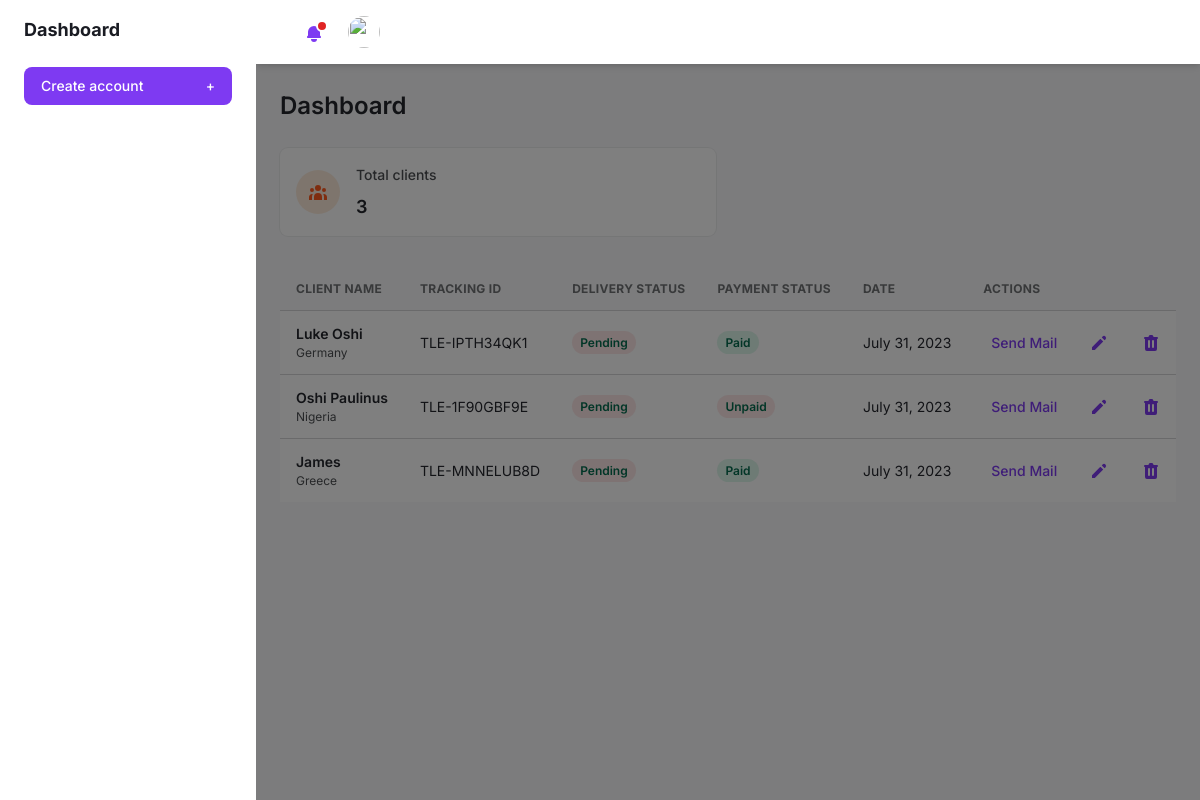
The page /dashboard (signed in) on the database its author committed.
### base/models.py (models this page shows, shortened)
class Delivery(models.Model):
    sender_name = models.CharField(max_length=200, null=True)
    sender_address = models.CharField(max_length=200, null=True)
    sender_email = models.EmailField(null=True, blank=True)
    sender_phone = models.CharField(max_length=20)
    receivers_name = models.CharField(max_length=200, null=True)
    receivers_email = models.EmailField(null=True, blank=True)
    receivers_phone = models.CharField(max_length=20)
    receivers_address = models.CharField(max_length=255, null=True, blank=True)
    destination_country = models.CharField(max_length=200, null=True)
    delivery_status= models.CharField(max_length=120, default='Not Yet Shipped', choices= ORDER_STATUS_CHOICES)
    payment_status = models.CharField(max_length=120, default='Unpaid', choices= PAYMENT_STATUS_CHOICES)
    clearance_cost = models.DecimalField(default=0.0, max_digits=10000, decimal_places=2)
    insurance = models.DecimalField(default=0.0, max_digits=10000, decimal_places=2)
    delivery_date = models.DateField(null=True)
    tracking_id = models.CharField(max_length=13, null=True, blank=True, unique=True)
    created = models.DateField(auto_now=True)
    updated = models.DateField(auto_now_add=True)
    class Meta:
         ordering = ['-updated', '-created']

### base/views.py (the view)
# urls.py: path('dashboard', views.dashboard, name='dashboard'),
@login_required(login_url='login')
def dashboard(request):
    clients = Delivery.objects.all()
    return render(request, 'dashboard/index.html', {'clients': clients})

### templates/dashboard/index.html (shortened to what this page needs)
{%  load static %}
<!DOCTYPE html>
<html :class="{ 'theme-dark': dark }" x-data="data()" lang="en">
  <head>
    <link rel="stylesheet" href="{% static 'assets/css/tailwind.output.css' %}" />
    <link
      rel="stylesheet"
      href="https://cdnjs.cloudflare.com/ajax/libs/Chart.js/2.9.3/Chart.min.css"
    />
  </head>
  <body>
    <div
      class="flex h-screen bg-gray-50 dark:bg-gray-900"
      :class="{ 'overflow-hidden': isSideMenuOpen }"
    >
      <aside
        class="z-20 hidden w-64 overflow-y-auto bg-white dark:bg-gray-800 md:block flex-shrink-0"
      >
        <div class="py-4 text-gray-500 dark:text-gray-400">
          <a
            class="ml-6 text-lg font-bold text-gray-800 dark:text-gray-200"
            href="{% url 'dashboard' %}"
          >
            Dashboard
          </a>
          <div class="px-6 my-6">
            <a href="{% url 'add-client' %}" class="nav-link">
                <button
              class="flex items-center justify-between w-full px-4 py-2 text-sm font-medium leading-5 text-white transition-colors duration-150 bg-purple-600 border border-transparent rounded-lg active:bg-purple-600 hover:bg-purple-700 focus:outline-none focus:shadow-outline-purple"
            >
              Create account
              <span class="ml-2" aria-hidden="true">+</span>
            </button>
            </a>
          </div>
        </div>
      </aside>
      <div
        x-show="isSideMenuOpen"
        x-transition:enter="transition ease-in-out duration-150"
        x-transition:enter-start="opacity-0"
        x-transition:enter-end="opacity-100"
        x-transition:leave="transition ease-in-out duration-150"
        x-transition:leave-start="opacity-100"
        x-transition:leave-end="opacity-0"
        class="fixed inset-0 z-10 flex items-end bg-black bg-opacity-50 sm:items-center sm:justify-center"
      ></div>
      <div class="flex flex-col flex-1 w-full">
        <header class="z-10 py-4 bg-white shadow-md dark:bg-gray-800">
          <div
            class="container flex items-center justify-between h-full px-6 mx-auto text-purple-600 dark:text-purple-300"
          >
            <ul class="flex items-center flex-shrink-0 space-x-6">
              <li class="relative">
                <button
                  class="relative align-middle rounded-md focus:outline-none focus:shadow-outline-purple"
                  @click="toggleNotificationsMenu"
                  @keydown.escape="closeNotificationsMenu"
                  aria-label="Notifications"
                  aria-haspopup="true"
                >
                  <svg
                    class="w-5 h-5"
                    aria-hidden="true"
                    fill="currentColor"
                    viewBox="0 0 20 20"
                  >
                    <path
                      d="M10 2a6 6 0 00-6 6v3.586l-.707.707A1 1 0 004 14h12a1 1 0 00.707-1.707L16 11.586V8a6 6 0 00-6-6zM10 18a3 3 0 01-3-3h6a3 3 0 01-3 3z"
                    ></path>
                  </svg>
                  <span
                    aria-hidden="true"
                    class="absolute top-0 right-0 inline-block w-3 h-3 transform translate-x-1 -translate-y-1 bg-red-600 border-2 border-white rounded-full dark:border-gray-800"
                  ></span>
                </button>
              </li>
              <li class="relative">
                <button
                  class="align-middle rounded-full focus:shadow-outline-purple focus:outline-none"
                  @click="toggleProfileMenu"
                  @keydown.escape="closeProfileMenu"
                  aria-label="Account"
                  aria-haspopup="true"
                >
                  <img
                    class="object-cover w-8 h-8 rounded-full"
                    src="https://images.unsplash.com/photo-1502378735452-bc7d86632805?ixlib=rb-0.3.5&q=80&fm=jpg&crop=entropy&cs=tinysrgb&w=200&fit=max&s=aa3a807e1bbdfd4364d1f449eaa96d82"
                    alt=""
                    aria-hidden="true"
                  />
                </button>
              </li>
            </ul>
          </div>
        </header>
        <main class="h-full overflow-y-auto">
          <div class="container px-6 mx-auto grid">
            <h2
              class="my-6 text-2xl font-semibold text-gray-700 dark:text-gray-200"
            >
              Dashboard
            </h2>
            <div class="grid gap-6 mb-8 md:grid-cols-2 xl:grid-cols-4">
              <div
                class="flex items-center p-4 bg-white rounded-lg shadow-xs dark:bg-gray-800"
              >
                <div
                  class="p-3 mr-4 text-orange-500 bg-orange-100 rounded-full dark:text-orange-100 dark:bg-orange-500"
                >
                </div>
                <div>
                  <p
                    class="mb-2 text-sm font-medium text-gray-600 dark:text-gray-400"
                  >
                    Total clients
                  </p>
                  <p
                    class="text-lg font-semibold text-gray-700 dark:text-gray-200"
                  >
                    {{clients.count}}
                  </p>
                </div>
              </div>
            </div>
           <div class="w-full overflow-x-auto">
                <table class="w-full whitespace-no-wrap">
                  <thead>
                    <tr
                      class="text-xs font-semibold tracking-wide text-left text-gray-500 uppercase border-b dark:border-gray-700 bg-gray-50 dark:text-gray-400 dark:bg-gray-800"
                    >
                      <th class="px-4 py-3">Client Name</th>
                      <th class="px-4 py-3">Tracking ID</th>
                      <th class="px-4 py-3">Delivery Status</th>
                      <th class="px-4 py-3">Payment Status</th>
                      <th class="px-4 py-3">Date</th>
                      <th class="px-4 py-3">Actions</th>
                    </tr>
                  </thead>
                  <tbody
                    class="bg-white divide-y dark:divide-gray-700 dark:bg-gray-800"
                  >
                    {% for user in clients %}
                      <tr class="text-gray-700 dark:text-gray-400">
                      <td class="px-4 py-3">
                        <div class="flex items-center text-sm">
                          <div>
                            <p class="font-semibold">{{user.receivers_name}}</p>
                            <p class="text-xs text-gray-600 dark:text-gray-400">
                              {{user.destination_country}}
                            </p>
                          </div>
                        </div>
                      </td>
                      <td class="px-4 py-3 text-sm">{{user.tracking_id}}</td>
                      {% if user.delivery_status == "Pending" %}
                      <td class="px-4 py-3 text-xs">
                          <span
                          class="px-2 py-1 font-semibold leading-tight text-green-700 bg-red-100 rounded-full dark:bg-red-700 dark:text-red-100"
                        >
                          {{user.delivery_status}}
                        </span>
                      </td>
                      {% endif %}
                      {% if user.payment_status == "Unpaid" %}
                      <td class="px-4 py-3 text-xs">
                          <span
                          class="px-2 py-1 font-semibold leading-tight text-green-700 bg-red-100 rounded-full dark:bg-red-700 dark:text-red-100"
                        >
                          {{user.payment_status}}
                        </span>
                      </td>
                      {% else %}
                        <td class="px-4 py-3 text-xs">
                          <span
                          class="px-2 py-1 font-semibold leading-tight text-green-700 bg-green-100 rounded-full dark:bg-red-700 dark:text-red-100"
                        >
                          {{user.payment_status}}
                        </span>
                      </td>
                      {% endif %}
                      <td class="px-4 py-3 text-sm">{{user.updated}}</td>
                      <td class="px-4 py-3">
                        <div class="flex items-center space-x-4 text-sm">
                          <a href="{% url 'sendmail' user.id %}" class="nav-link"><button
                            class="flex items-center justify-between px-2 py-2 text-sm font-medium leading-5 text-purple-600 rounded-lg dark:text-gray-400 focus:outline-none focus:shadow-outline-gray"
                            aria-label="Edit"
                          >
                            Send Mail
                          </button></a>
                          <a href="{% url 'edit' user.id %}" class="nav-link"><button
                            class="flex items-center justify-between px-2 py-2 text-sm font-medium leading-5 text-purple-600 rounded-lg dark:text-gray-400 focus:outline-none focus:shadow-outline-gray"
                            aria-label="Edit"
                          >
                            <svg
                              class="w-5 h-5"
                              aria-hidden="true"
                              fill="currentColor"
                              viewBox="0 0 20 20"
                            >
                              <path
                                d="M13.586 3.586a2 2 0 112.828 2.828l-.793.793-2.828-2.828.793-.793zM11.379 5.793L3 14.172V17h2.828l8.38-8.379-2.83-2.828z"
                              ></path>
                            </svg>
                          </button></a>
                          <a href="{% url 'delete' user.id %}" class="nav-li">
                            <button
                            class="flex items-center justify-between px-2 py-2 text-sm font-medium leading-5 text-purple-600 rounded-lg dark:text-gray-400 focus:outline-none focus:shadow-outline-gray"
                            aria-label="Delete"
                          >
                          </button>
                          </a>
                        </div>
                      </td>
                    </tr>
                    {% endfor %}
                  </tbody>
                </table>
              </div>
          </div>
        </main>
      </div>
    </div>
  </body>
</html>

### rows shown on the page
Delivery: receivers_name "Luke Oshi", destination_country "Germany", tracking_id "TLE-IPTH34QK1", delivery_status "Pending", payment_status "Paid", updated "July 31, 2023"
Delivery: receivers_name "Oshi Paulinus", destination_country "Nigeria", tracking_id "TLE-1F90GBF9E", delivery_status "Pending", payment_status "Unpaid", updated "July 31, 2023"
Delivery: receivers_name "James", destination_country "Greece", tracking_id "TLE-MNNELUB8D", delivery_status "Pending", payment_status "Paid", updated "July 31, 2023"

### other values the page prints
{{ clients.count }} "3"
